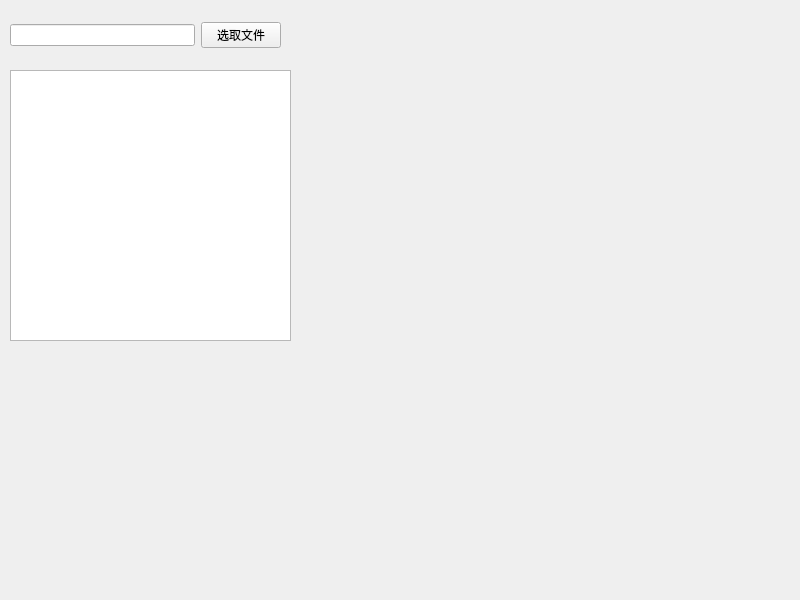
<?xml version="1.0" encoding="UTF-8"?>
<ui version="4.0">
 <class>Widget</class>
 <widget class="QWidget" name="Widget">
  <property name="geometry">
   <rect>
    <x>0</x>
    <y>0</y>
    <width>800</width>
    <height>600</height>
   </rect>
  </property>
  <property name="windowTitle">
   <string>Widget</string>
  </property>
  <widget class="QWidget" name="widget" native="true">
   <property name="geometry">
    <rect>
     <x>10</x>
     <y>10</y>
     <width>271</width>
     <height>51</height>
    </rect>
   </property>
   <layout class="QHBoxLayout" name="horizontalLayout">
    <item>
     <widget class="QLineEdit" name="lineEdit"/>
    </item>
    <item>
     <widget class="QPushButton" name="pushButton">
      <property name="text">
       <string>选取文件</string>
      </property>
     </widget>
    </item>
   </layout>
  </widget>
  <widget class="QTextEdit" name="textEdit">
   <property name="geometry">
    <rect>
     <x>10</x>
     <y>70</y>
     <width>281</width>
     <height>271</height>
    </rect>
   </property>
  </widget>
 </widget>
 <resources/>
 <connections/>
</ui>
